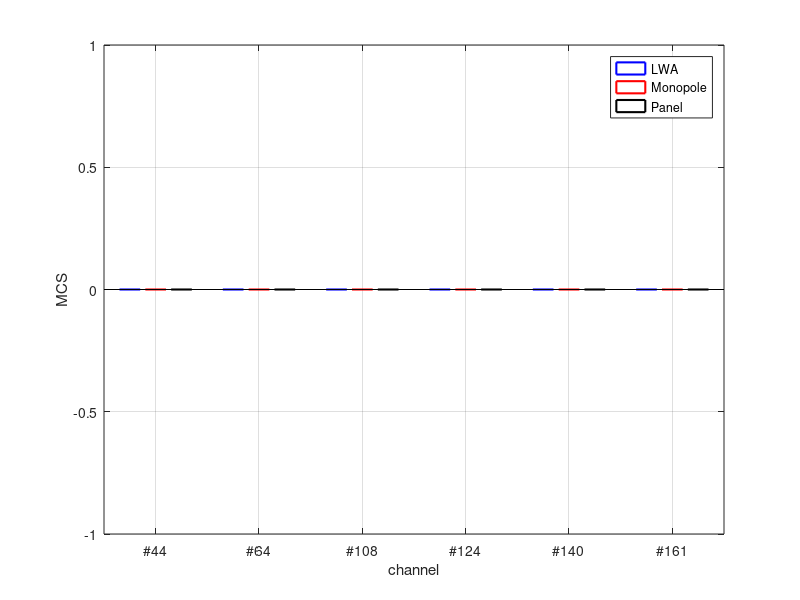
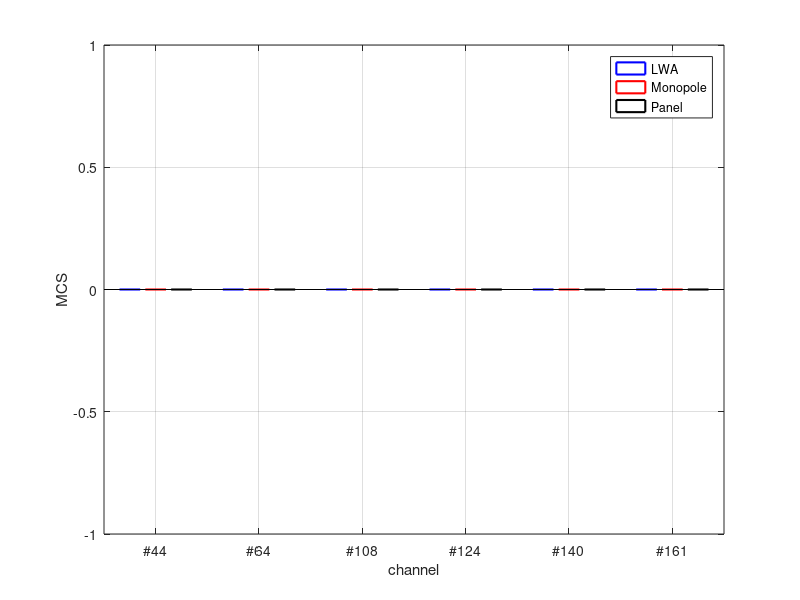
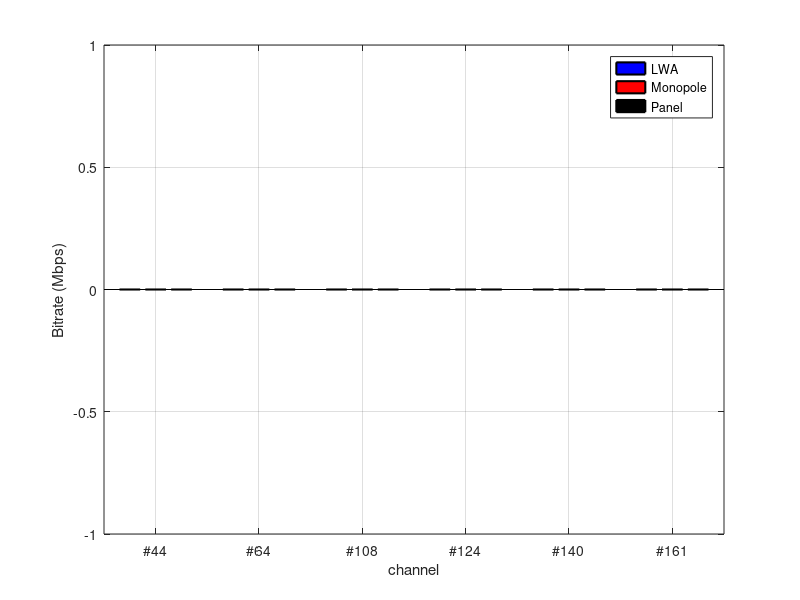
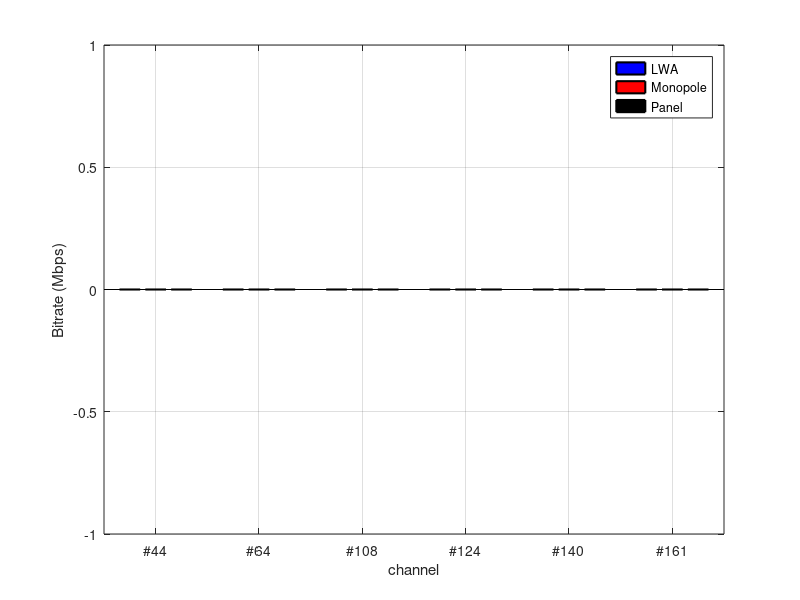

Write the MATLAB code that produced these figures, in order.
%% ========================================================================
%  process_indoor_antenna_comparison.m
%
%  Description:
%    Compares indoor Wi-Fi performance across three antenna types
%    (LWA, Monopole, Panel) for each measurement angle. For each angle,
%    loads the corresponding .mat file per antenna and channel, reads
%    the single-valued metrics, and generates three grouped bar charts:
%      1) TX MCS Index vs Channel
%      2) TX Bitrate (Mbps) vs Channel
%      3) Throughput (Mbps) vs Channel
%
%  Dataset Structure employed and data generated:
%	05_Test_Environment/
%	 └── process_indoor_antenna_comparison.m   (this script)
%
%  Dataset Structure:
%  Indoor_test_environment_data
%    │   └── <antenna>/<angle_deg>/<ch>/
%    │       └── Measurements_Ch<ch>_BW<bw>.mat (input data generated by Acquire_indoor.m script)
%    └── Coms/Comparision
%          └── output figures .fig/png
%
%  Input .mat Variables (used):
%    tx_bitrate_mean  
%    tx_mcs_mean      
%    throughput_mean  
%
%  Authors: [Your names here]
%  Date:    [Publication date]
%  License: [e.g., CC-BY-4.0]
%  DOI:     [Dataset DOI]
% =========================================================================

clear all;
close all;
clc;

%% ========================================================================
%  PATH CONFIGURATION (automatic, relative to this script)
%  ========================================================================

script_dir = fileparts(mfilename('fullpath'));
if isempty(script_dir)
    script_dir = pwd;
end

% Script is in:  <root>/Processing/
% root = 03_Indoor_environment/
root_dir = fullfile(script_dir, '..');

%% ========================================================================
%  CONFIGURATION (MODIFY HERE)
%  ========================================================================

% --- Antennas to compare ---
antennas = {'LWA', 'Monopole', 'Panel'};

% --- Measurement points (degrees) ---
measurement_points = [0, 20, -20, 40, -40, 50, -50];

% --- Wi-Fi channels ---
channels = [44, 64, 108, 124, 140, 161];

% --- Bandwidth ---
bandwidth = 80;

% --- Visual style per antenna ---
antenna_colors = {[0 0 1], [1 0 0], [0 0 0]};   % Blue, Red, Black

% --- Paths ---
data_dir    = fullfile(root_dir, 'Indoor_test_environment_data');
results_dir = fullfile(root_dir, 'Indoor_test_environment_data', 'Coms', 'Comparison');

if ~exist(results_dir, 'dir')
    mkdir(results_dir);
end

N_antennas = length(antennas);
N_points   = length(measurement_points);
N_channels = length(channels);

fprintf('Antennas        : %s\n', strjoin(antennas, ', '));
fprintf('Data directory  : %s\n', data_dir);
fprintf('Output directory: %s\n\n', results_dir);

%% ========================================================================
%  CHANNEL TICK LABELS
%  ========================================================================

channel_labels = cell(1, N_channels);
for k = 1:N_channels
    channel_labels{k} = sprintf('#%d', channels(k));
end

%% ========================================================================
%  MAIN LOOP: ONE SET OF FIGURES PER MEASUREMENT ANGLE
%  ========================================================================

bar_width = 0.20;
offsets   = (-(N_antennas-1)/2 : (N_antennas-1)/2) * (bar_width + 0.05);
x_base    = 1:N_channels;

for p = 1:N_points
    pt = measurement_points(p);
    angle_folder = sprintf('%ddeg', pt);
    angle_tag    = sprintf('%+ddeg', pt);   % for titles and filenames

    fprintf('--- Processing angle: %s ---\n', angle_tag);

    % --- Load data for this angle -----------------------------------------
    tx_mcs_data     = NaN(N_antennas, N_channels);
    tx_bitrate_data = NaN(N_antennas, N_channels);
    throughput_data  = NaN(N_antennas, N_channels);

    for a = 1:N_antennas
        ant = antennas{a};
        for c = 1:N_channels
            ch = channels(c);
            mat_name = sprintf('Measurements_Ch%d_BW%d.mat', ch, bandwidth);
            mat_path = fullfile(data_dir, ant, angle_folder, ...
                                num2str(ch), mat_name);

            if ~isfile(mat_path)
                warning('File not found: %s', mat_path);
                continue;
            end

            d = load(mat_path);
            tx_mcs_data(a, c)     = d.tx_mcs_mean;
            tx_bitrate_data(a, c) = d.tx_bitrate_mean;
            throughput_data(a, c)  = d.throughput_mean;
        end
        fprintf('  %s: %d channels loaded\n', ant, sum(~isnan(tx_mcs_data(a,:))));
    end

    % === FIGURE 1: TX MCS vs Channel =====================================
    fig = figure('Name', sprintf('TX MCS %s', angle_tag), 'Color', 'w');
    hold on; grid on; box on;

    for a = 1:N_antennas
        bar(x_base + offsets(a), round(tx_mcs_data(a, :)), bar_width, ...
            'FaceColor', 'none', ...
            'EdgeColor', antenna_colors{a}, ...
            'LineWidth', 1.5, ...
            'DisplayName', antennas{a});
    end

    set(gca, 'XTick', x_base, 'XTickLabel', channel_labels);
    xlim([0.5, N_channels + 0.5]);
    xlabel('channel'); ylabel('MCS');
    legend('Location', 'best');
    hold off;

    saveas(fig, fullfile(results_dir, sprintf('comparison_tx_mcs_%s.fig', angle_tag)));
    saveas(fig, fullfile(results_dir, sprintf('comparison_tx_mcs_%s.png', angle_tag)));
    close(fig);

    % === FIGURE 2: TX Bitrate vs Channel =================================
    fig = figure('Name', sprintf('TX Bitrate %s', angle_tag), 'Color', 'w');
    hold on; grid on; box on;

    for a = 1:N_antennas
        bar(x_base + offsets(a), tx_bitrate_data(a, :), bar_width, ...
            'FaceColor', antenna_colors{a}, ...
            'EdgeColor', [0 0 0], ...
            'LineWidth', 1.5, ...
            'DisplayName', antennas{a});
    end

    set(gca, 'XTick', x_base, 'XTickLabel', channel_labels);
    xlim([0.5, N_channels + 0.5]);
    xlabel('channel'); ylabel('Bitrate (Mbps)');
    legend('Location', 'best');
    hold off;

    saveas(fig, fullfile(results_dir, sprintf('comparison_tx_bitrate_%s.fig', angle_tag)));
    saveas(fig, fullfile(results_dir, sprintf('comparison_tx_bitrate_%s.png', angle_tag)));
    close(fig);

    % === FIGURE 3: Throughput vs Channel =================================
    fig = figure('Name', sprintf('Throughput %s', angle_tag), 'Color', 'w');
    hold on; grid on; box on;

    for a = 1:N_antennas
        bar(x_base + offsets(a), throughput_data(a, :), bar_width, ...
            'FaceColor', antenna_colors{a}, ...
            'EdgeColor', [0 0 0], ...
            'LineWidth', 1.5, ...
            'DisplayName', antennas{a});
    end

    set(gca, 'XTick', x_base, 'XTickLabel', channel_labels);
    xlim([0.5, N_channels + 0.5]);
    xlabel('channel'); ylabel('Throughput (Mbps)');
    legend('Location', 'best');
    hold off;

    saveas(fig, fullfile(results_dir, sprintf('comparison_throughput_%s.fig', angle_tag)));
    saveas(fig, fullfile(results_dir, sprintf('comparison_throughput_%s.png', angle_tag)));
    close(fig);

    fprintf('  Figures saved for %s\n\n', angle_tag);
end

%% ========================================================================
%  SUMMARY
%  ========================================================================

fprintf('\n=== PROCESSING COMPLETE ===\n');
fprintf('Antennas           : %s\n', strjoin(antennas, ', '));
fprintf('Channels           : %s\n', num2str(channels));
fprintf('Bandwidth          : %d MHz\n', bandwidth);
fprintf('Measurement points : %s\n', num2str(measurement_points));
fprintf('Total figures      : %d (3 per angle x %d angles)\n', 3*N_points, N_points);
fprintf('Figures saved to   : %s\n', results_dir);
